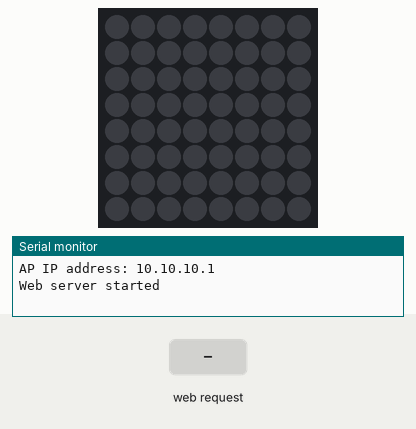
This sketch was run on a simulated ESP32-S3. Shown: 8×8 RGB LED matrix (first LED top left, wired row by row), the last lines printed to the serial monitor. The test bench sets the inputs (shaded band). Dim RGB values are drawn brighter than linear.

Above: at 1.2 s.
1.3 s: HTTP request GET /RGBOff received
At 1.6 s:
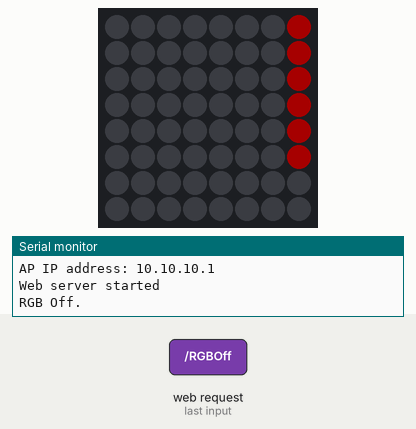
3.3 s: HTTP request GET /RGBOn received
At 4.1 s:
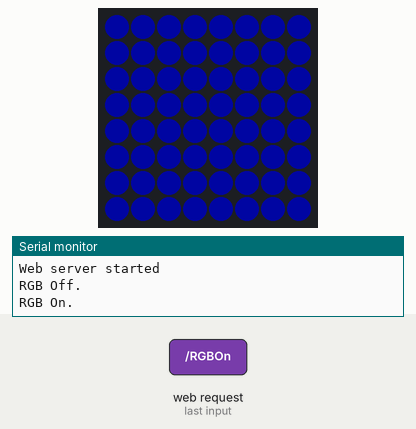
Timing chart, 0 to 6.3 s (numbered marks = the images above; inputs shaded):
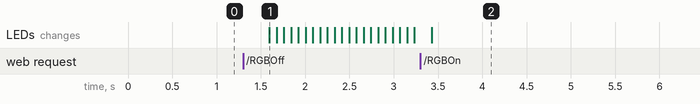

The sketch:

HTTP.ino
```cpp
#include <Adafruit_NeoPixel.h>
#include "WS_Flow.h"
#include "WS_WIFI.h"

// English: Please note that the brightness of the lamp bead should not be too high, which can easily cause the temperature of the board to rise rapidly, thus damaging the board !!!
// Chinese: 请注意，灯珠亮度不要太高，容易导致板子温度急速上升，从而损坏板子!!!

char Text[100] ="Waveshare ESP32-S3-Matrix Text Testing!";
uint8_t Flow_Flag = 0;

void setup()
{
// WIFI
  WIFI_Init();

// RGB
  Matrix_Init();
}

uint32_t Flag =0;
void loop(){
  WIFI_Loop();
  if(Flow_Flag == 1)
    Flag++;
  if(Flag == 100)
  {
    Text_Flow(Text);
    Flag = 0;
  }
}
```

WS_Flow.cpp
```cpp
#include "WS_Flow.h"

// English: Please note that the brightness of the lamp bead should not be too high, which can easily cause the temperature of the board to rise rapidly, thus damaging the board !!!
// Chinese: 请注意，灯珠亮度不要太高，容易导致板子温度急速上升，从而损坏板子!!!

Adafruit_NeoMatrix Matrix = Adafruit_NeoMatrix(8, 8, RGB_Control_PIN,
  NEO_MATRIX_TOP     + NEO_MATRIX_LEFT +
  NEO_MATRIX_ROWS    + NEO_MATRIX_PROGRESSIVE,
  NEO_GRB            + NEO_KHZ800);

int MatrixWidth = 0;

// Set color for LEDs in array with delay between setting each LED
void colorWipe(uint32_t c, uint8_t wait) {
  for(uint16_t i=0; i<Matrix.numPixels(); i++) {
    Matrix.setPixelColor(i, c);
    Matrix.show();
    delay(wait);
  }
}

int getCharWidth(char c) {
  if (c == 'i' || c == 'l' || c == '!' || c == '.') {
    return 3;
  // } else if (c == 'm' || c == 'w') {
  //   return 7;
  } else {
    return 5;
  }
}

int getStringWidth(const char* str) {
  int width = 0;
  int length = strlen(str);
  // printf("%d\r\n",length);
  for (int i = 0; i < length; i++) {
    width += getCharWidth(str[i]);
    width += 1;
  }
  // printf("%d\r\n",width);
  return width;
}
void Matrix_Init() {
  Matrix.begin();
  Matrix.setTextWrap(false);

  // English: Please note that the brightness of the lamp bead should not be too high, which can easily cause the temperature of the board to rise rapidly, thus damaging the board !!!
  // Chinese: 请注意，灯珠亮度不要太高，容易导致板子温度急速上升，从而损坏板子!!!
  Matrix.setBrightness(40);                             // set brightness
  Matrix.setTextColor( Matrix.Color(255, 0, 0));
  MatrixWidth   = Matrix.width();
}
void Text_Flow(char* Text) {
  int textWidth   = getStringWidth(Text);
  Matrix.fillScreen(0);
  Matrix.setCursor(MatrixWidth,0);
  Matrix.print(F(Text));
  if (--MatrixWidth < -textWidth) {
    MatrixWidth = Matrix.width();
  }
  Matrix.show();
}
```

WS_Flow.h
```cpp
#ifndef _WS_Flow_H_
#define _WS_Flow_H_

#include <Adafruit_GFX.h>
#include <Adafruit_NeoMatrix.h>
#include <Adafruit_NeoPixel.h>

#define RGB_Control_PIN   14

extern Adafruit_NeoMatrix Matrix;

void colorWipe(uint32_t c, uint8_t wait);
int getCharWidth(char c);
int getStringWidth(const char* str);
void Text_Flow(char* Text);
void Matrix_Init();
#endif
```

WS_WIFI.cpp
```cpp
#include "WS_WIFI.h"

// The name and password of the WiFi access point
const char *ssid = APSSID;
const char *password = APPSK;
IPAddress apIP(10, 10, 10, 1);    // Set the IP address of the AP

char ipStr[16];
WebServer server(80);

void handleRoot() {
  String myhtmlPage =
    String("") +
    "<html>"+
    "<head>"+
    "    <meta charset=\"utf-8\">"+
    "    <title>ESP32-S3-Matrix</title>"+
    "    <style>" +
    "        body {" +
    "            font-family: Arial, sans-serif;" +
    "            background-color: #f0f0f0;" +
    "            margin: 0;" +
    "            padding: 0;" +
    "        }" +
    "        .header {" +
    "            text-align: center;" +
    "            padding: 20px 0;" +
    "            background-color: #333;" +
    "            color: #fff;" +
    "            margin-bottom: 20px;" +
    "        }" +
    "        .container {" +
    "            max-width: 600px;" +
    "            margin: 0 auto;" +
    "            padding: 20px;" +
    "            background-color: #fff;" +
    "            border-radius: 5px;" +
    "            box-shadow: 0 0 5px rgba(0, 0, 0, 0.3);" +
    "        }" +
    "        .input-container {//" +
    "            display: flex;" +
    "            align-items: center;" +
    "            margin-bottom: 10px;" +
    "        }" +
    "        .input-container label {" +
    "            width: 80px;" +
    "            margin-right: 10px;" +
    "        }" +
    "        .input-container input[type=\"text\"] {" +
    "            flex: 1;" +
    "            padding: 5px;" +
    "            border: 1px solid #ccc;" +
    "            border-radius: 3px;" +
    "            margin-right: 10px; "+
    "        }" +
    "        .input-container button {" +
    "            padding: 5px 10px;" +
    "            background-color: #333;" +
    "            color: #fff;" +
    "            font-size: 14px;" +
    "            font-weight: bold;" +
    "            border: none;" +
    "            border-radius: 3px;" +
    "            text-transform: uppercase;" +
    "            cursor: pointer;" +
    "        }" +
    "        .button-container {" +
    "            margin-top: 20px;" +
    "            text-align: center;" +
    "        }" +
    "        .button-container button {" +
    "            margin: 0 5px;" +
    "            padding: 10px 15px;" +
    "            background-color: #333;" +
    "            color: #fff;" +
    "            font-size: 14px;" +
    "            font-weight: bold;" +
    "            border: none;" +
    "            border-radius: 3px;" +
    "            text-transform: uppercase;" +
    "            cursor: pointer;" +
    "        }" +
    "        .button-container button:hover {" +
    "            background-color: #555;" +
    "        }" +
    "    </style>" +
    "</head>"+
    "<body>"+
    "    <script defer=\"defer\">"+
    "        function ledSwitch(ledNumber) {"+
    "            var xhttp = new XMLHttpRequest();" +
    "            xhttp.onreadystatechange = function() {" +
    "                if (this.readyState == 4 && this.status == 200) {" +
    "                    console.log('LED ' + ledNumber + ' state changed');" +
    "                }" +
    "            };" +
    "            if (ledNumber < 2) {" +
    "             xhttp.open('GET', '/SendData', true);" +
    "            }" +
    "            else if(ledNumber == 2){" +
    "            xhttp.open('GET', '/RGBOn', true);" +
    "            }" +
    "            else if(ledNumber == 3){" +
    "            xhttp.open('GET', '/RGBOff', true);" +
    "            }" +
    "            xhttp.send();" +
    "        }" +
    "        function updateData() {"
    "            var xhr = new XMLHttpRequest();"
    "            xhr.open('GET', '/getData', true);"
    "            xhr.onreadystatechange = function() {"
    "              if (xhr.readyState === 4 && xhr.status === 200) {"
    "                var dataArray = xhr.responseText;"
    "                document.getElementById('Text').value = dataArray;"
    // "                // Remove the button's disabled attribute to make it clickable"+
    // "                document.getElementById('btn1').removeAttribute(\'disabled\');"+
    // "                document.getElementById('btn2').removeAttribute(\'disabled\');"+
    // "                document.getElementById('btn3').removeAttribute(\'disabled\');"+
    "              }"+
    "            };"+
    "            xhr.send();"+
    "          }"+
    "        function sendData() {"+
    "            var textData = document.getElementById('Text').value;"+
    "            var xhr = new XMLHttpRequest();"+
    "            xhr.open('GET', '/SendData?data=' + textData, true);"+
    "            xhr.send();"+
    "          }"+
    "    </script>" +
    "</head>"+
    "<body>"+
    "    <div class=\"header\">"+
    "        <h1>ESP32-S3-Matrix</h1>"+
    "    </div>"+
    "    <div class=\"container\">"+
    "        <div class=\"input-container\" style=\"margin-left: 140px;\">"+
    "            <label for=\"input1\">Enter text</label>"+
    "            <input type=\"text\" id=\"Text\" />"+
    "            <button value=\"SendData\" id=\"btn1\" onclick=\"sendData()\">Send Data</button>"+
    "        </div>"+
    "        <div class=\"button-container\">"+
    "            <button value=\"RGBOn\" id=\"btn2\" onclick=\"ledSwitch(2)\">RGB On</button>"+
    "            <button value=\"RGBOff\" id=\"btn3\" onclick=\"ledSwitch(3)\">RGB Off</button>"+
    "        </div>"+
    "    </div>"+
    "</body>"+
    "</html>";

  server.send(200, "text/html", myhtmlPage);
  printf("The user visited the home page\r\n");

}

void handleGetData() {
  String json = "";
  for (int i = 0; i < sizeof(Text) / sizeof(Text[0]); i++) {
    json += String(Text[i]);
  }
  json += "";
  server.send(200, "application/json", json);
}

void handleSwitch(uint8_t ledNumber) {
  switch(ledNumber){
    case 1:
      if (server.hasArg("data")) {
        String newData = server.arg("data");
        newData.toCharArray(Text, sizeof(Text));
      }
      printf("Text=%s.\r\n",Text);
      break;
    case 2:
      colorWipe(Matrix.Color(0, 255, 0), 0);
      printf("RGB On.\r\n");
      Flow_Flag = 0;
      break;
    case 3:
      colorWipe(Matrix.Color(0, 0, 0), 0);
      printf("RGB Off.\r\n");
      Flow_Flag = 1;
      break;
  }
  server.send(200, "text/plain", "OK");
}
void handleSendData()  { handleSwitch(1); }
void handleRGBOn()     { handleSwitch(2); }
void handleRGBOff()    { handleSwitch(3); }


void WIFI_Init()
{

  WiFi.mode(WIFI_AP);
  while(!WiFi.softAP(ssid, password)) {
    printf("Soft AP creation failed.\r\n");
    printf("Try setting up the WIFI again.\r\n");
  }
  WiFi.softAPConfig(apIP, apIP, IPAddress(255, 255, 255, 0)); // Set the IP address and gateway of the AP

  IPAddress myIP = WiFi.softAPIP();
  uint32_t ipAddress = WiFi.softAPIP();
  printf("AP IP address: ");
  sprintf(ipStr, "%d.%d.%d.%d", myIP[0], myIP[1], myIP[2], myIP[3]);
  printf("%s\r\n", ipStr);

  server.on("/", handleRoot);
  server.on("/getData"  , handleGetData);
  server.on("/SendData" , handleSendData);
  server.on("/RGBOn"       , handleRGBOn);
  server.on("/RGBOff"      , handleRGBOff);

  server.begin();
  printf("Web server started\r\n");
}

void WIFI_Loop()
{
  server.handleClient(); // Processing requests from clients
}
```

WS_WIFI.h
```cpp
#ifndef _WS_WIFI_H_
#define _WS_WIFI_H_

#include <WiFi.h>
#include <WebServer.h>
#include <WiFiClient.h>
#include <WiFiAP.h>
#include "stdio.h"
#include "WS_Flow.h"

// The name and password of the WiFi access point
#define APSSID       "ESP32-S3-Matrix"
#define APPSK        "waveshare"

extern uint8_t Flow_Flag;       // Relay current status flag
extern char Text[100];

void handleRoot();
void handleGetData();
void handleSwitch(uint8_t ledNumber);

void handleSwitch1();
void handleSwitch2();
void handleSwitch3();
void handleSwitch4();
void handleSwitch5();
void handleSwitch6();
void handleSwitch7();
void handleSwitch8();
void WIFI_Init();
void WIFI_Loop();

#endif
```

Measured:
- after the input at 1.3 s, the LEDs: change after 0.30 s (image 1)
- after the input at 3.3 s, the LEDs: change after 0.13 s (image 2)
